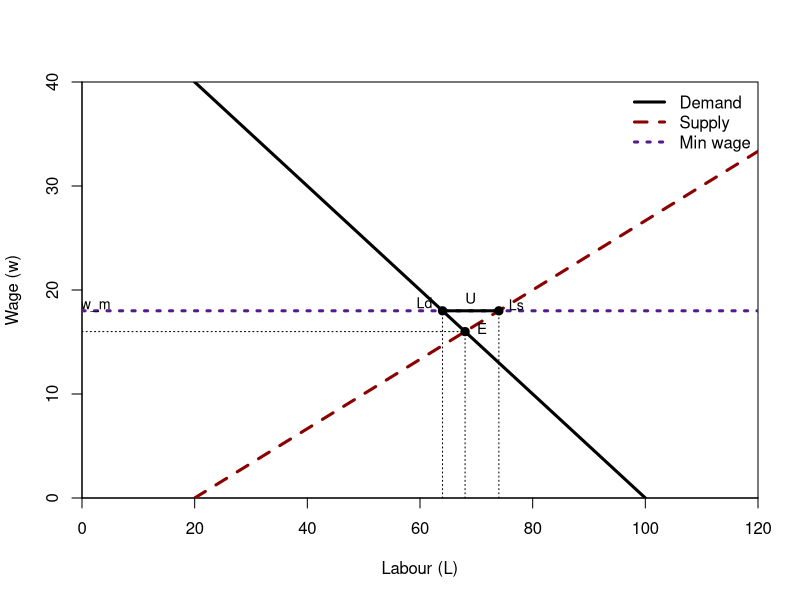

Write the R code that produced this figure.
# =========================
# Problem 5: Labour Market Diagram (Minimal labels + coloured curves)
# =========================

Ld <- function(w) 100 - 2*w
Ls <- function(w) 20 + 3*w

w <- seq(0, 40, length.out = 400)

Ld_vals <- Ld(w)
Ls_vals <- Ls(w)

# Equilibrium
w_star <- 16
L_star <- 68

# Minimum wage
w_min <- 18
L_d_min <- Ld(w_min)
L_s_min <- Ls(w_min)

# Plot (use dark/high-contrast colours)
plot(Ld_vals, w, type = "l", lwd = 3, col = "black",
     xlab = "Labour (L)",
     ylab = "Wage (w)",
     xlim = c(0, 120),
     ylim = c(0, 40),
     xaxs = "i", yaxs = "i")

lines(Ls_vals, w, lwd = 3, lty = 2, col = "darkred")

# Minimum wage line
abline(h = w_min, lty = 3, lwd = 3, col = "purple4")

# Equilibrium point + dashed guides (minimal label)
points(L_star, w_star, pch = 19, cex = 1.1)
segments(L_star, 0, L_star, w_star, lty = 3)
segments(0, w_star, L_star, w_star, lty = 3)
text(L_star + 3, w_star + 0.3, "E", cex = 0.9)

# Points at minimum wage (employment and labour supplied) + dashed guides
points(L_d_min, w_min, pch = 19, cex = 1.1)
points(L_s_min, w_min, pch = 19, cex = 1.1)

segments(L_d_min, 0, L_d_min, w_min, lty = 3)
segments(L_s_min, 0, L_s_min, w_min, lty = 3)

# Unemployment gap at w_min (horizontal segment)
segments(L_d_min, w_min, L_s_min, w_min, lwd = 3)

# Minimal labels
text(L_d_min, w_min + 0.6, "Ld", cex = 0.85, pos = 2)
text(L_s_min, w_min + 0.4, "Ls", cex = 0.85, pos = 4)
text(-2, w_min + 0.5, "w_m", cex = 0.85, pos = 4)
text((L_d_min + L_s_min)/2, w_min + 1.2, "U", cex = 0.9)

legend("topright",
       legend = c("Demand", "Supply", "Min wage"),
       col = c("black", "darkred", "purple4"),
       lty = c(1, 2, 3),
       lwd = c(3, 3, 3),
       bty = "n")
